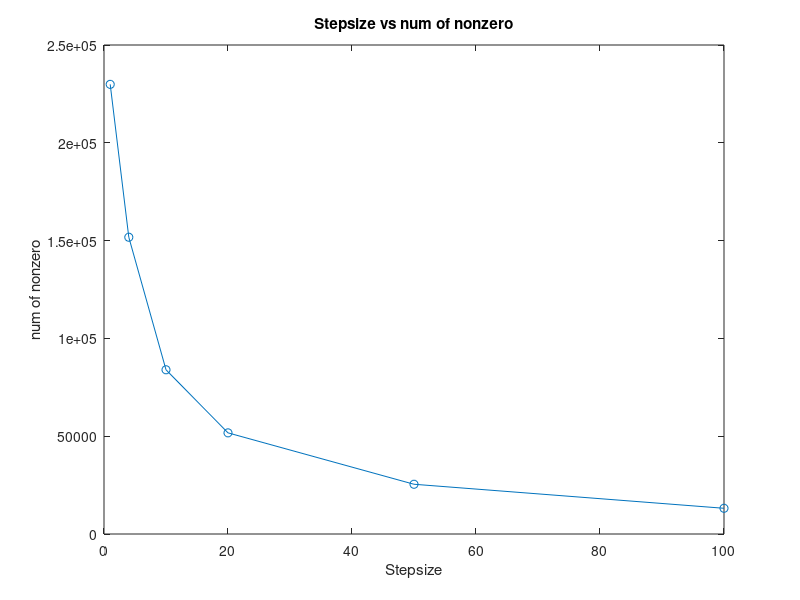
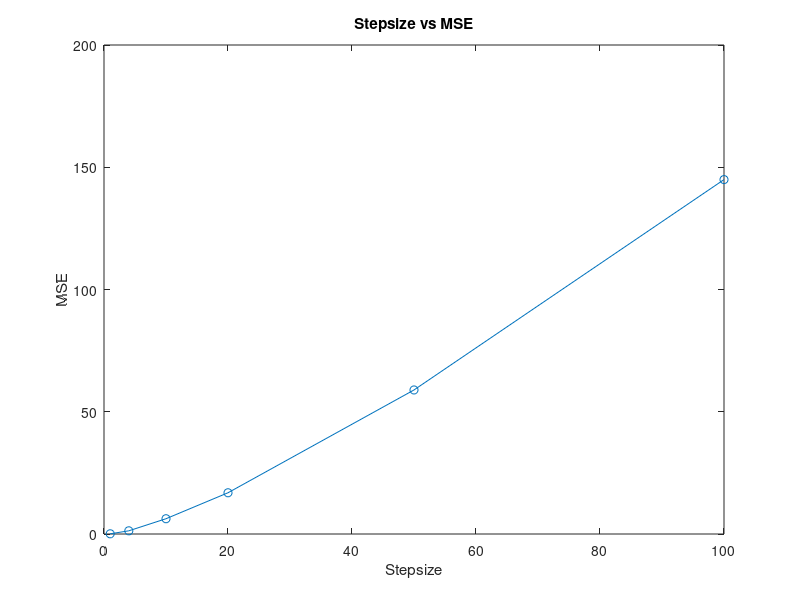

MATLAB code to generate these figures, in order:
clear all
close all

stepsize = [1, 4, 10, 20, 50, 100];
nonzero = [229888, 151721, 83960, 51711, 25431, 13152];
MSE = [0.083556, 1.3044, 6.2474, 16.8652, 58.9102, 144.9532];

figure;
plot(stepsize,nonzero,'Marker','o','LineStyle','-')
title('Stepsize vs num of nonzero')
xlabel('Stepsize')
ylabel('num of nonzero')

figure;
plot(stepsize, MSE,'Marker','o','LineStyle','-')
title('Stepsize vs MSE')
xlabel('Stepsize')
ylabel('MSE')